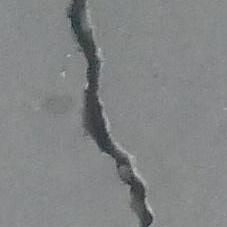
#> input picture 00001.jpg, 227 x 227 px, found by its file name
$ jupyter execute David_Frempong_Capstone.ipynb
#> lines starting #> are read from the running program, lines starting #| are printed output that depends on the picture; long printed decimals are rounded
# This Model Uses basic imaging processing techniques to determine if a concrete image is cracked or not cracked.
*Steps*

*1. I read in the image and convert to gray scale*

*2. I normalize the pixel values *

*3. I obtain the mean pixels for each normalized image and perform image centering by subtracting all the pixels from the mean*

*Then I use several experimentations and iterations manually to determine what threshold is relevant for differentiating between crack and no crack *

[cell 1]
#IMPORT LIBRARIES

import numpy as np
import cv2
from google.colab.patches import cv2_imshow
import matplotlib.pyplot as plt

[cell 2]
#Read image of crack and no crack and convert image to grayscale
IMG_SIZE = 225
img = cv2.imread('/content/00001.jpg', 0)
#> img: shape (227, 227); min 33, max 194, mean 132.1
img_no_crack = cv2.imread("/content/00004.jpg", 0)
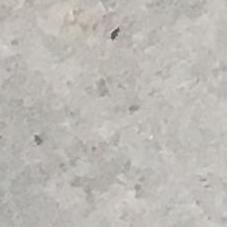
#> input picture 00004.jpg, 227 x 227 px, found by its file name
#> img_no_crack: shape (227, 227); min 68, max 227, mean 186.1
img=cv2.resize(img, (IMG_SIZE, IMG_SIZE))
#> img: shape (225, 225)
plt.imshow(img, cmap="gray")

#img2 = cv2.imread("")

[cell 3]
plt.imshow(img_no_crack, cmap="gray")

[cell 4]
#check shape of original image
img.shape
#> Out = (225, 225)

[cell 5]
#Convert image to numpy array for mathematical operation
img_arr = np.array(img)
img_arr.shape
#> Out = (225, 225)

[cell 6]
#Print average pixel intensity of cracked image before normalization
#Average1_img = img.mean(axis=(0,1,2))
Average1_img = img.mean()
#> Average1_img = 132
print(Average1_img)
#| 131.999

[cell 7]
#Print average pixel intensity of no crack before normalization
average_no_crack = img_no_crack.mean()
#> average_no_crack = 186.1
print(average_no_crack)
#| 186.068

# Normalize Images of both crack and no crack

[cell 8]
#Normalize crack image
img_arr = img_arr.astype(np.float64)
img_normalized = img_arr/255.0

[cell 9]
#Normalize no_crack image
img_no_crack_arr =img_no_crack.astype(np.float64)
no_crack_normalized = img_no_crack_arr/255.0

[cell 10]
#check shape of normalized image
img_normalized.shape
no_crack_normalized.shape
#> Out = (227, 227)

[cell 11]
plt.imshow(img_normalized, cmap="gray")

[cell 12]
plt.hist(img_normalized)
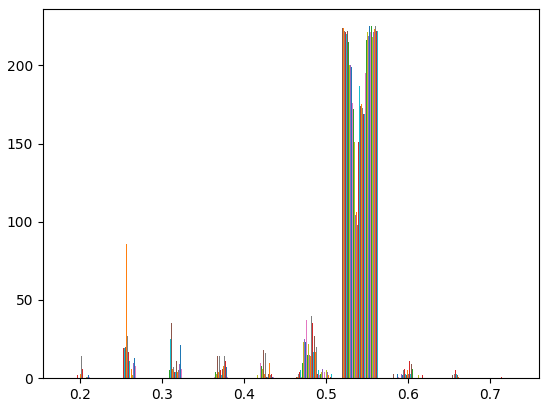
#> figure drawn by matplotlib, 1 panel; tallest bar 224 high, from x = 0.519 to 0.519; tallest bar 225 high, from x = 0.519 to 0.519; tallest bar 225 high, from x = 0.519 to 0.519

# Experimentation to determine threshold if average mean is used as criteria for classification

#Threshold was around 0.70 (cracked image is less than 0.7 and no crack is greater than 0.7)

[cell 13]
from numpy.core.fromnumeric import mean
#Perform pixel subtraction across all images
img_mean = img_normalized.mean()
#> img_mean = 0.518
no_crack_normalized_mean = no_crack_normalized.mean()
#> no_crack_normalized_mean = 0.73
print("mean of crack image is:", img_mean)
#| mean of crack image is: 0.5176
print("mean of no crack image is: ", no_crack_normalized_mean)
#| mean of no crack image is:  0.7297

[cell 14]
print(img_normalized)
#> (printed output is left out)

[cell 15]
average_img_normalized = img_normalized.mean()
#> average_img_normalized = 0.518
print(average_img_normalized)
#| 0.5176

[cell 16]
#Threshold testing and use in classification based on average pixel Intensity
if img_mean < 0.7:
  print("This concrete has a crack")
else:
  print("This concrete has no crack")

# Classifying crack versus no crack based on pixel centering: Each pixel value is subtracted from mean pixel value to determine if image is a crack or not

[cell 17]
#Subract pixels
img_centered = img_normalized - img_mean
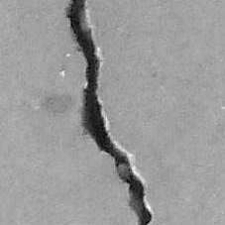
#> img_centered: shape (225, 225) float64; min -0.341, max 0.22, mean 4.24e-17; drawn with min black and max white
mean_centered = mean(img_centered)
#> mean_centered = 4.24e-17
print(mean_centered)
#| 4.2386944434479063e-17

[cell 18]
#Subtract pixels from mean pixel value
no_crack_normalized_centered = no_crack_normalized - no_crack_normalized_mean
no_crack_normalized_centered_mean = mean(no_crack_normalized_centered)
#> no_crack_normalized_centered_mean = 1.33e-16
print(no_crack_normalized_centered_mean)
#| 1.3263468997249051e-16

[cell 19]
#Threshold condition for image centering classification
if mean_centered > 0:
  print("This concrete has a crack")
else:
  print("This concrete has no crack")

[cell 20]
plt.hist(img_centered)
#> figure, not shown here; tallest bar 224 high, from x = 0.000907 to 0.00111; tallest bar 225 high, from x = 0.00111 to 0.00131; tallest bar 225 high, from x = 0.00131 to 0.00151
